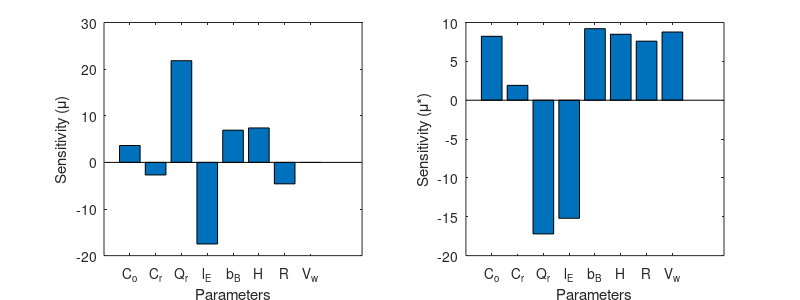

Reproduce this figure in MATLAB. (Note: this script raises an error after producing the figure.)
function plot_criticalfetch_SA_5
% plots parameters for sensitivity analysis purposes
%--------------------------------------------------------------------------------------------------
format compact
format longG
clear
clf

load SA_results_EET

% x1 = stat(:,1);
% x2 = stat(:,2);

x1 = log(abs(stat(:,1))).*sign(stat(:,1));
x2 = log(abs(stat(:,2)));

%------------------------------------------------
subplot(1,2,1)
bar(x1)

par_name= {'C_o';'C_r';'Q_r';'l_E';'b_B';'H';'R';'V_w'};
set(gca,'xticklabel',par_name)
xlabel('Parameters')
ylabel('Sensitivity (\mu)')
box on

%------------------------------------------------
subplot(1,2,2)
bar(x2)

set(gca,'xticklabel',par_name)
xlabel('Parameters')
ylabel('Sensitivity (\mu*)')
box on

%------------------------------------------------
set(findobj('type','axes'),'fontsize',10)
h_fig=gcf;
set(h_fig,'PaperOrientation','portrait')
set(h_fig,'PaperPosition', [0 0 8 3]) % [... ... max_width=7.5 max_height=9]
tit='SA_5_loglog';
print(tit,'-dtiff','-r400')
movefile([tit,'.tif'],'C:\Users\fy23\Fateme\Projects\Marsh Model\Results\25 - Sensitivity Results')
close all

end